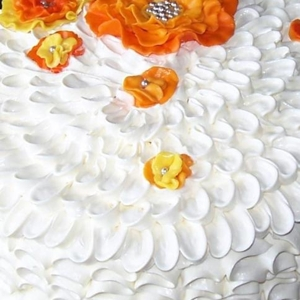
%> input picture LAB 7/3.jpg, 300 x 300 px
$ octave LAB_SEVENTH_TWO_C.m   (GNU Octave 9; MATLAB toolbox functions it lacks are replaced by stand-ins)
%> lines starting %> are read from the running program, lines starting %| are printed output that depends on the picture; in (x1, y1, x2, y2) boxes, pixels count from 0 and x2, y2 are one past the last pixel; in counts of white or black regions, pixels touching at a corner belong together; the program's own positions count from 1
clc
clear all
IColor = imread('C:\Users\TEMP\Desktop\15BCE1282\3.jpg');
%> IColor is the input picture: size 300x300x3 uint8; mean R, G, B 224.5, 209.6, 195.6
I = rgb2gray(IColor);
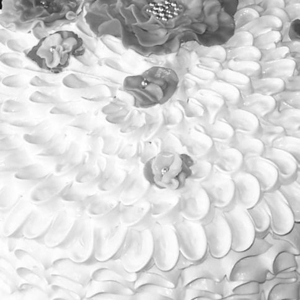
%> I: size 300x300 uint8; min 16, max 255, mean 212.4
[r,c] = size(I);
%> r = 300; c = 300
G=double(I);
PrewittH = [-1 0 1;-1 0 1;-1 0 1];%for measuring horizontal differences
PrewittV = [1 1 1;0 0 0;-1 -1 -1];%for measuring vertical differences

%Applying PerwittH operator
deltaH=zeros(r,c);
for i=2:r-1
    for j=2:c-1
        deltaH(i,j)=sum(sum(G(i-1:i+1,j-1:j+1).*PrewittH));
    end
end
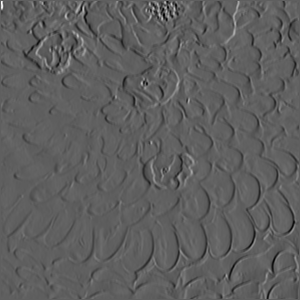
%> deltaH: size 300x300 double; min -326, max 545, mean -0.8; drawn with min black and max white
%Modifying borders
for j=2:c-1
    deltaH(1,j)=G(1,j+1)-G(1,j);
    deltaH(r,j)=G(r,j+1)-G(r,j);
end
%> deltaH: size 300x300 double; 0.59% of pixels changed, all inside (x1, y1, x2, y2) = (1, 0, 299, 300)
for i=1:r
    deltaH(i,1)=G(i,2)-G(i,1);
    deltaH(i,c)=G(i,c)-G(i,c-1);
end
%> deltaH: size 300x300 double; min -326, max 545, mean -0.8; mean of the top-left, top-right, bottom-left and bottom-right quarters -1.8, 0.9, -1.2, -1.2

%Applying PerwittV operator
deltaV=zeros(r,c);
for i=2:r-1
    for j=2:c-1
        deltaV(i,j)=sum(sum(G(i-1:i+1,j-1:j+1).*PrewittV));
    end
end
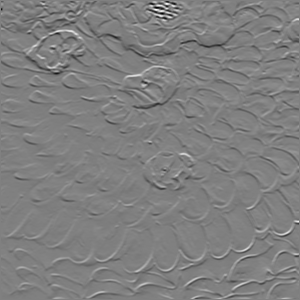
%> deltaV: size 300x300 double; min -472, max 468, mean -1.4; drawn with min black and max white
%Modifying borders
for j=1:c
    deltaV(1,j)=G(2,j)-G(1,j);
    deltaV(r,j)=G(r,j)-G(r-1,j);
end
%> deltaV: size 300x300 double; 0.61% of pixels changed, all inside (x1, y1, x2, y2) = (0, 0, 300, 300)
for i=2:r-1
    deltaV(i,1)=G(i+1,1)-G(i,1);
    deltaV(i,c)=G(i+1,c)-G(i,c);
end
%> deltaV: size 300x300 double; min -472, max 468, mean -1.4; mean of the top-left, top-right, bottom-left and bottom-right quarters -4.4, -2.8, -0.1, 1.5

%Magnitude
deltaG=(abs(deltaH)+abs(deltaV))/2;
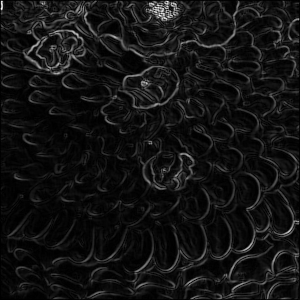
%> deltaG: size 300x300 double; min 0, max 333, mean 25.7; drawn with min black and max white

%Local edge direction (0<=theta<pi)
theta=zeros(r,c);
for i=1:r
    for j=1:c
        if (deltaH(i,j)==0)&&(deltaV(i,j)==0)
            theta(i,j)=0;
        elseif deltaH(i,j)==0
            theta(i,j)=pi;
        else
            theta(i,j)=atan(deltaV(i,j)/deltaH(i,j))+pi/2;
        end
    end
end
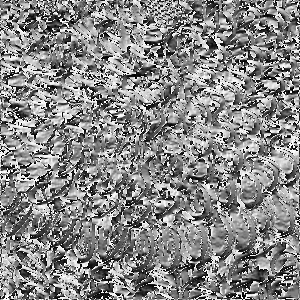
%> theta: size 300x300 double; min 0, max 3.14, mean 1.67; drawn with min black and max white

deltaGt = deltaG(:);
theta1=theta(:);

%Set a Threshold value for delta G
n = 16;
HD = zeros(1,n);
Threshold=12;
counti=0;
for m=0:(n-1)
    countk=0;
    for k = 1:length(deltaGt)
        if ((deltaGt(k)>=Threshold) && (theta1(k)>=(2*m-1)*pi/(2*n)) && (theta1(k)<(2*m+1)*pi/(2*n)))
            countk=countk+1;
            counti=counti+1;
        end
    end
    HD(m+1) = countk;
end
%> after the loop, HD = [1696 3555 3404 3216 3154 3064 2960 2884 2749 3036 3260 3492 3959 4140 4319 4185]; counti = 53073
HDf = HD/counti;
%> HDf = [0.032 0.067 0.0641 0.0606 0.0594 0.0577 0.0558 0.0543 0.0518 0.0572 0.0614 0.0658 0.0746 0.078 0.0814 0.0789]
figure;
plot(HDf);
title('Local Directionality Histogram HDf')
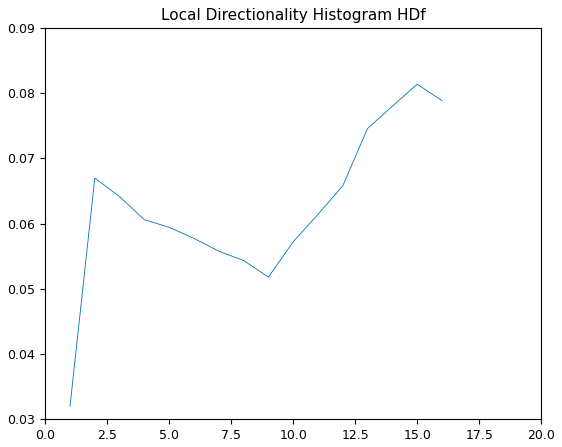
%> figure redrawn from the program's plot data; curve peaks at x = 15, y = 0.0814
%peakdet function to find peak values
%> (the run ends here)
